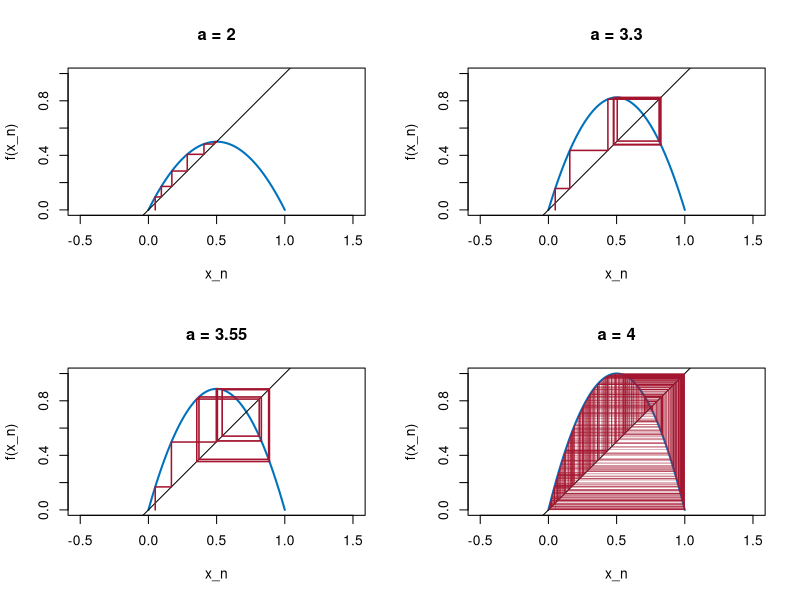

R code for this plot:
# Fig. 1.31: Staircase diagrams of the logistic model over 500 steps (book, Section 1.4)
# initial value 0.05; a = 2 (fixed point), 3.3 (2-cycle), 3.55 (8-cycle), 4 (aperiodic)
# (c) 2026 Philipp Kügler · Program for the book "Dynamical Systems in the Life Sciences" · MIT License (see LICENSE)
N <- 500
xx <- seq(0, 1, length.out = 400)
par(mfrow = c(2, 2))
for (a in c(2, 3.3, 3.55, 4)) {
  f <- function(y) a * y * (1 - y)
  y <- numeric(N + 1); y[1] <- 0.05
  for (k in 1:N) y[k + 1] <- f(y[k])
  px <- c(y[1], rep(y[1:N], each = 2)); py <- c(0, rep(y[2:(N + 1)], each = 2))   # staircase
  px[seq(3, 2 * N + 1, 2)] <- y[2:(N + 1)]
  plot(xx, f(xx), type = "l", col = rgb(0, 0.447, 0.741), lwd = 2, asp = 1, xlim = c(0, 1), ylim = c(0, 1),
       xlab = "x_n", ylab = "f(x_n)", main = sprintf("a = %g", a))
  abline(0, 1)
  lines(px, py, col = rgb(0.64, 0.08, 0.18), lwd = if (a < 4) 1.5 else 0.3)
  werte <- sort(unique(round(y[(N - 14):(N + 1)] * 1e4) / 1e4))   # long-term behavior: distinct values at the end
  if (length(werte) <= 8) {
    cat(sprintf("a = %g:  %d distinct values at the end:", a, length(werte)), sprintf("%.4f", werte), "\n")
  } else {
    cat(sprintf("a = %g:  %d distinct values at the end: aperiodic\n", a, length(werte)))
  }
}
